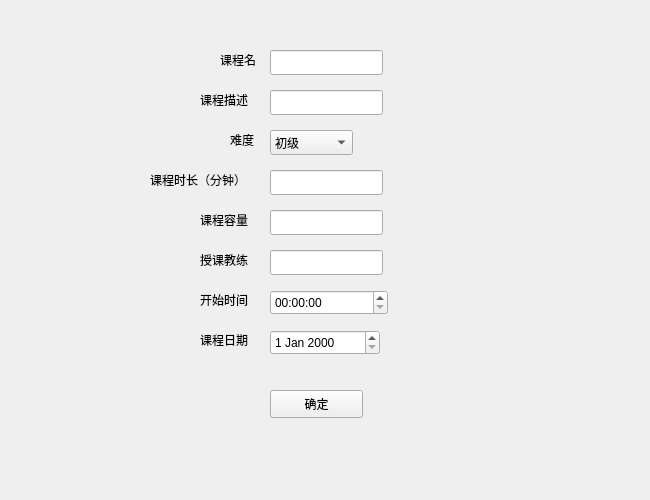
<?xml version="1.0" encoding="UTF-8"?>
<ui version="4.0">
 <class>insertCourse</class>
 <widget class="QWidget" name="insertCourse">
  <property name="geometry">
   <rect>
    <x>0</x>
    <y>0</y>
    <width>650</width>
    <height>500</height>
   </rect>
  </property>
  <property name="windowTitle">
   <string>Form</string>
  </property>
  <widget class="QLineEdit" name="classCapacityLineEdit">
   <property name="geometry">
    <rect>
     <x>270</x>
     <y>210</y>
     <width>113</width>
     <height>25</height>
    </rect>
   </property>
  </widget>
  <widget class="QLabel" name="label_8">
   <property name="geometry">
    <rect>
     <x>200</x>
     <y>210</y>
     <width>69</width>
     <height>19</height>
    </rect>
   </property>
   <property name="text">
    <string>课程容量</string>
   </property>
  </widget>
  <widget class="QLabel" name="label_5">
   <property name="geometry">
    <rect>
     <x>150</x>
     <y>170</y>
     <width>131</width>
     <height>19</height>
    </rect>
   </property>
   <property name="text">
    <string>课程时长（分钟）</string>
   </property>
  </widget>
  <widget class="QLabel" name="label_11">
   <property name="geometry">
    <rect>
     <x>200</x>
     <y>290</y>
     <width>69</width>
     <height>19</height>
    </rect>
   </property>
   <property name="text">
    <string>开始时间</string>
   </property>
  </widget>
  <widget class="QLabel" name="label_10">
   <property name="geometry">
    <rect>
     <x>200</x>
     <y>250</y>
     <width>69</width>
     <height>19</height>
    </rect>
   </property>
   <property name="text">
    <string>授课教练</string>
   </property>
  </widget>
  <widget class="QLineEdit" name="classDurationLineEdit">
   <property name="geometry">
    <rect>
     <x>270</x>
     <y>170</y>
     <width>113</width>
     <height>25</height>
    </rect>
   </property>
   <property name="text">
    <string/>
   </property>
  </widget>
  <widget class="QLabel" name="label_4">
   <property name="geometry">
    <rect>
     <x>230</x>
     <y>130</y>
     <width>69</width>
     <height>19</height>
    </rect>
   </property>
   <property name="text">
    <string>难度</string>
   </property>
  </widget>
  <widget class="QLineEdit" name="trainerIdLineEdit">
   <property name="geometry">
    <rect>
     <x>270</x>
     <y>250</y>
     <width>113</width>
     <height>25</height>
    </rect>
   </property>
  </widget>
  <widget class="QLabel" name="label">
   <property name="geometry">
    <rect>
     <x>220</x>
     <y>50</y>
     <width>69</width>
     <height>19</height>
    </rect>
   </property>
   <property name="text">
    <string>课程名</string>
   </property>
  </widget>
  <widget class="QLineEdit" name="classNameLineEdit">
   <property name="geometry">
    <rect>
     <x>270</x>
     <y>50</y>
     <width>113</width>
     <height>25</height>
    </rect>
   </property>
  </widget>
  <widget class="QPushButton" name="yesButton">
   <property name="geometry">
    <rect>
     <x>270</x>
     <y>390</y>
     <width>93</width>
     <height>28</height>
    </rect>
   </property>
   <property name="text">
    <string>确定</string>
   </property>
  </widget>
  <widget class="QLineEdit" name="classDescriptionTextEdit">
   <property name="geometry">
    <rect>
     <x>270</x>
     <y>90</y>
     <width>113</width>
     <height>25</height>
    </rect>
   </property>
   <property name="text">
    <string/>
   </property>
  </widget>
  <widget class="QLabel" name="label_7">
   <property name="geometry">
    <rect>
     <x>200</x>
     <y>90</y>
     <width>69</width>
     <height>19</height>
    </rect>
   </property>
   <property name="text">
    <string>课程描述</string>
   </property>
  </widget>
  <widget class="QComboBox" name="classLevelComboBox">
   <property name="geometry">
    <rect>
     <x>270</x>
     <y>130</y>
     <width>83</width>
     <height>25</height>
    </rect>
   </property>
   <item>
    <property name="text">
     <string>初级</string>
    </property>
   </item>
   <item>
    <property name="text">
     <string>中级</string>
    </property>
   </item>
   <item>
    <property name="text">
     <string>高级</string>
    </property>
   </item>
  </widget>
  <widget class="QTimeEdit" name="startTimeEdit">
   <property name="geometry">
    <rect>
     <x>270</x>
     <y>290</y>
     <width>118</width>
     <height>25</height>
    </rect>
   </property>
  </widget>
  <widget class="QDateEdit" name="classDateEdit">
   <property name="geometry">
    <rect>
     <x>270</x>
     <y>330</y>
     <width>110</width>
     <height>25</height>
    </rect>
   </property>
  </widget>
  <widget class="QLabel" name="label_12">
   <property name="geometry">
    <rect>
     <x>200</x>
     <y>330</y>
     <width>69</width>
     <height>19</height>
    </rect>
   </property>
   <property name="text">
    <string>课程日期</string>
   </property>
  </widget>
 </widget>
 <resources/>
 <connections/>
</ui>
